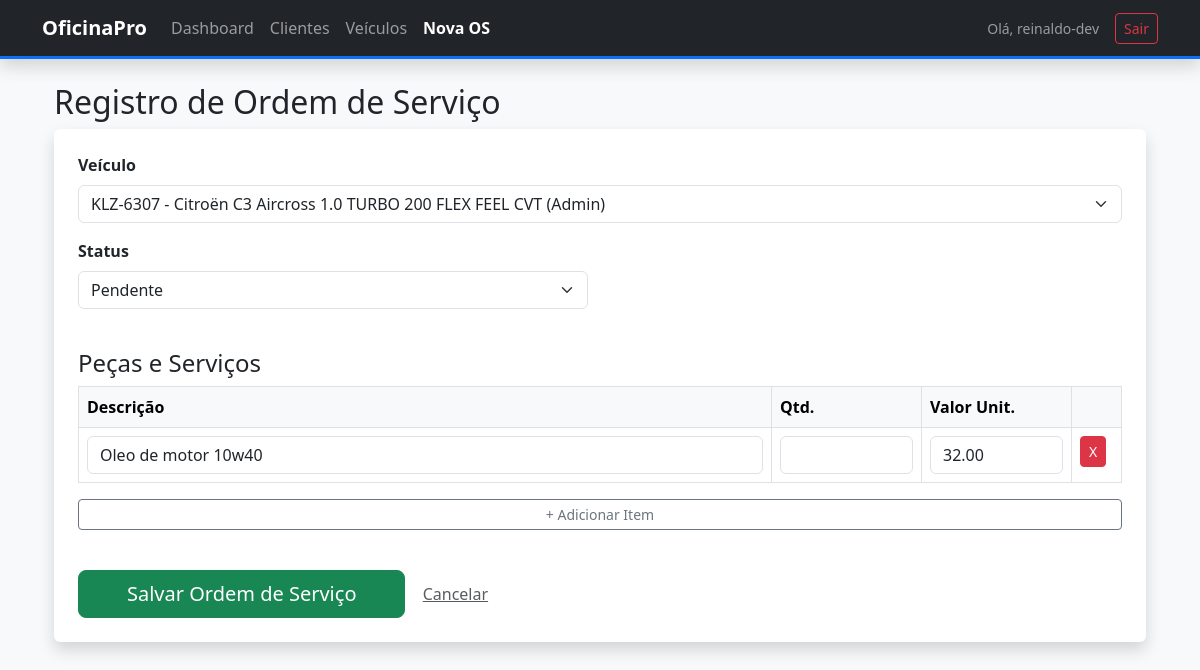
Page /oficina/os/editar/11/ (signed in) on the committed database.
### gestao/models.py (models this page shows, shortened)
class OrdemServico(models.Model):
    STATUS_CHOICES = [
        ("P", "Pendente"),
        ("A", "Aprovado"),
        ("F", "Finalizado"),
        ("C", "Cancelado"),  # Adicionei Cancelado para maior controle
    ]
    veiculo = models.ForeignKey(Veiculo, on_delete=models.CASCADE)
    mecanico = models.ForeignKey(User, on_delete=models.PROTECT)
    data_criacao = models.DateTimeField(auto_now_add=True)
    status = models.CharField(max_length=1, choices=STATUS_CHOICES,
                              default="P")
    observacoes = models.TextField(blank=True)

class Veiculo(models.Model):
    cliente = models.ForeignKey(
        Cliente, on_delete=models.CASCADE,
        related_name="veiculos"
    )
    placa = models.CharField(max_length=7, unique=True)
    modelo = models.CharField(max_length=50)
    marca = models.CharField(max_length=50)

class ItemOrdemServico(models.Model):
    ordem_servico = models.ForeignKey(
        OrdemServico, on_delete=models.CASCADE, related_name="itens"
    )
    descricao = models.CharField(max_length=200)
    quantidade = models.DecimalField(max_digits=10, decimal_places=2,
                                     default=1)
    valor_unitario = models.DecimalField(max_digits=10, decimal_places=2)

### gestao/views.py (the view, shortened to what this page needs)
# urls.py: path("os/editar/<int:pk>/", views.nova_os, name="editar_os"),
@login_required
def nova_os(request, pk=None):
    os_instancia = get_object_or_404(OrdemServico, pk=pk) if pk else None
    veiculos = Veiculo.objects.all()
    return render(
        request, "gestao/form_os.html", {"veiculos": veiculos,
                                         "os": os_instancia}
    )

### gestao/templates/gestao/form_os.html (shortened to what this page needs)
{% extends 'gestao/base.html' %} {% load crispy_forms_tags %}
{% block content %}
<div class="container mt-4">
    <h2>Registro de Ordem de Serviço</h2>
    <form method="post" class="card p-4 shadow">
        <div class="row">
            <div class="col-12 mb-3">
                <label class="form-label fw-bold">Veículo</label>
                <select name="veiculo" class="form-select" required>
                    {% for v in veiculos %}
                    <option value="{{ v.id }}" {% if os.veiculo.id == v.id %}selected{% endif %}>
                        {{ v.placa }} - {{ v.modelo }} ({{ v.cliente.nome }})
                    </option>
                    {% endfor %}
                </select>
            </div>
            <div class="col-md-6 mb-3">
                <label class="form-label fw-bold">Status</label>
                <select name="status" class="form-select">
                    <option value="P" {% if os.status == 'P' %}selected{% endif %}>Pendente</option>
                </select>
            </div>
        </div>
        <h4 class="mt-4">Peças e Serviços</h4>
        <div class="table-responsive">
            <table class="table table-bordered" id="tabela-itens">
                <thead class="table-light">
                    <tr>
                        <th>Descrição</th>
                        <th style="width: 150px;">Qtd.</th>
                        <th style="width: 150px;">Valor Unit.</th>
                        <th style="width: 50px;"></th>
                    </tr>
                </thead>
                <tbody id="itens-body">
                    {% if os %}
                    {% for item in os.itens.all %}
                    <tr>
                        <td><input type="text" name="descricao[]" class="form-control" value="{{ item.descricao }}" required></td>
                        <td><input type="number" name="quantidade[]" class="form-control" step="0.01"
                                value="{{ item.quantidade|stringformat:" .2f" }}" required></td>
                        <td><input type="text" name="valor[]" class="form-control" value="{{ item.valor_unitario|floatformat:2 }}"
                                required></td>
                        <td><button type="button" class="btn btn-danger btn-sm" onclick="this.closest('tr').remove()">X</button></td>
                    </tr>
                    {% endfor %}
                    {% endif %}
                </tbody>
            </table>
        </div>
        <button type="button" class="btn btn-outline-secondary btn-sm mb-4" id="add-item">
            + Adicionar Item
        </button>
        <div class="mt-3">
            <button type="submit" class="btn btn-success btn-lg px-5">Salvar Ordem de Serviço</button>
            <a href="{% url 'dashboard' %}" class="btn btn-link text-muted">Cancelar</a>
        </div>
    </form>
</div>
    {% endblock %}

### gestao/templates/gestao/base.html (shortened to what this page needs)
{% load static %}
<!DOCTYPE html>
<html lang="pt-br">
<head>
    <link href="https://cdn.jsdelivr.net/npm/bootstrap@5.3.0/dist/css/bootstrap.min.css" rel="stylesheet">
    <link rel="stylesheet" href="{% static 'gestao/css/style.css' %}">
</head>
<body class="bg-light">
    <nav class="navbar navbar-expand-lg navbar-dark bg-dark shadow mb-4">
        <div class="container">
            <a class="navbar-brand fw-bold" href="{% url 'dashboard' %}">
                 OficinaPro
            </a>
            <div class="collapse navbar-collapse" id="navbarNav">
                <ul class="navbar-nav me-auto">
                    <li class="nav-item">
                        <a class="nav-link {% if request.resolver_match.url_name == 'dashboard' %}active fw-bold text-white{% endif %}"
                            href="{% url 'dashboard' %}">
                             Dashboard
                        </a>
                    </li>
                    <li class="nav-item">
                        <a class="nav-link {% if 'cliente' in request.resolver_match.url_name %}active fw-bold text-white{% endif %}"
                            href="{% url 'lista_clientes' %}">
                             Clientes
                        </a>
                    </li>
                    <li class="nav-item">
                        <a class="nav-link {% if 'veiculo' in request.resolver_match.url_name %}active fw-bold text-white{% endif %}"
                            href="{% url 'lista_veiculos' %}">
                             Veículos
                        </a>
                    </li>
                    <li class="nav-item">
                        <a class="nav-link {% if 'os' in request.resolver_match.url_name %}active fw-bold text-white{% endif %}"
                            href="{% url 'nova_os' %}">
                             Nova OS
                        </a>
                    </li>
                </ul>
                <div class="d-flex align-items-center">
                    <span class="navbar-text me-3 small">
                         Olá, {{ user.username }}
                    </span>
                    <form action="{% url 'logout' %}" method="post" class="d-inline">
                        <button type="submit" class="btn btn-sm btn-outline-danger">
                             Sair
                        </button>
                    </form>
                </div>
            </div>
        </div>
        </nav>
    <div class="container">
        {% block content %}
        {% endblock %}
    </div>
</body>
</html>

### gestao/static/gestao/css/style.css (style rules this page uses)
body { background-color: #f8f9fa; }
.navbar { border-bottom: 3px solid #0d6efd; }
.nav-link { transition: all 0.3s ease; }
.card { border: none; transition: transform 0.2s; }

### rows in the picture
OrdemServico: veiculo "KLZ-6307 - Citroën C3 Aircross 1.0 TURBO 200 FLEX FEEL CVT (Admin)", status "Pendente"
ItemOrdemServico: descricao "Oleo de motor 10w40", valor_unitario "32.00"

### other values in the picture
{{ user.username }} "reinaldo-dev"
